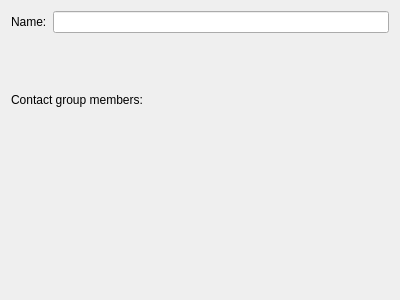
<ui version="4.0" >
 <class>ContactGroupEditor</class>
 <widget class="QWidget" name="ContactGroupEditor" >
  <property name="geometry" >
   <rect>
    <x>0</x>
    <y>0</y>
    <width>400</width>
    <height>300</height>
   </rect>
  </property>
  <property name="windowTitle" >
   <string>Form</string>
  </property>
  <layout class="QGridLayout" name="gridLayout" >
   <item row="0" column="0" >
    <widget class="QLabel" name="groupNameLabel" >
     <property name="text" >
      <string>Name:</string>
     </property>
    </widget>
   </item>
   <item row="0" column="1" >
    <widget class="KLineEdit" name="groupName" />
   </item>
   <item row="1" column="0" colspan="2" >
    <widget class="QLabel" name="label" >
     <property name="text" >
      <string>Contact group members:</string>
     </property>
    </widget>
   </item>
   <item row="2" column="0" colspan="2" >
    <widget class="QWidget" native="1" name="memberWidget" />
   </item>
  </layout>
 </widget>
 <customwidgets>
  <customwidget>
   <class>KLineEdit</class>
   <extends>QLineEdit</extends>
   <header>klineedit.h</header>
  </customwidget>
 </customwidgets>
 <resources/>
 <connections/>
</ui>
